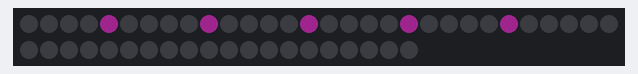
Bench run of a program on a simulated Raspberry Pi Pico running MicroPython. On the bench: 50 RGB LEDs in strip order, left to right, continuing on the next row. Dim RGB values are drawn brighter than linear; random numbers come from a fixed seed; library files of the repository ran but are not shown: neopixel.py.

Above: at 0.16 s.
At 4.48 s:
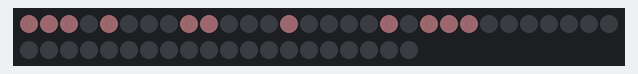
At 10.06 s:
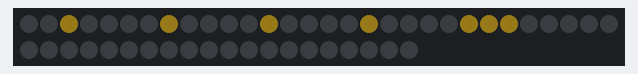
At 19.97 s:
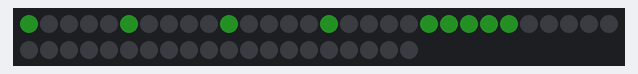
At 30.63 s:
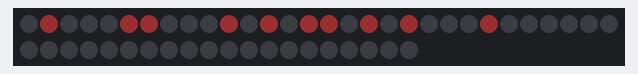
At 39.78 s:
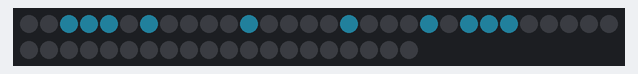

The program:

15._loveMoveRandomColorRP2040.py
```python
import time
import random
from neopixel import Neopixel

# 네오픽셀의 셀 갯수, PIO상태, 핀번호 정의
numpix = 25
PIO = 0
Pin = 16

# 네오픽셀이 RGB타입일 때 네오픽셀 수, PIO상태, 핀번호, 네오픽셀 타입 순으로 선택, 밝기 지정
strip = Neopixel(numpix, PIO, Pin, "RGB")

# 밝기 설정(0~255)
strip.brightness(30)

# 각 문자의 5x5 매트릭스 정의 ('L', 'O', 'V', 'E')
letters = {
    'L': [
        [1, 0, 0, 0, 0],
        [1, 0, 0, 0, 0],
        [1, 0, 0, 0, 0],
        [1, 0, 0, 0, 0],
        [1, 1, 1, 1, 1],
    ],
    'O': [
        [0, 1, 1, 1, 0],
        [1, 0, 0, 0, 1],
        [1, 0, 0, 0, 1],
        [1, 0, 0, 0, 1],
        [0, 1, 1, 1, 0],
    ],
    'V': [
        [1, 0, 0, 0, 1],
        [1, 0, 0, 0, 1],
        [0, 1, 0, 1, 0],
        [0, 1, 0, 1, 0],
        [0, 0, 1, 0, 0],
    ],
    'E': [
        [1, 1, 1, 1, 1],
        [1, 0, 0, 0, 0],
        [1, 1, 1, 1, 0],
        [1, 0, 0, 0, 0],
        [1, 1, 1, 1, 1],
    ]
}

# 문자를 매트릭스에 출력하는 함수
def display_letter(letter, color, offset_x):
    for y in range(5):
        for x in range(5):
            if 0 <= x + offset_x < 5:  # 매트릭스 범위 내에서만 표시
                if letters[letter][y][x] == 1:
                    strip.set_pixel(y * 5 + (x + offset_x), color)
                else:
                    strip.set_pixel(y * 5 + (x + offset_x), (0, 0, 0))

# 무작위 색상을 생성하는 함수
def random_color():
    return (random.randint(0, 255), random.randint(0, 255), random.randint(0, 255))

# 문자열을 흘러가게 하는 함수
def scroll_text(text, wait):
    total_length = len(text) * 5  # 전체 문자열의 길이 (각 글자는 5열)

    for offset in range(total_length + 5 + 5):  # 문자열이 완전히 지나갈 때까지 (5는 매트릭스의 넓이)
        clear_matrix()

        current_char_index = (offset // 5) - 1  # 현재 표시할 문자 인덱스 (시작을 오른쪽 끝에서 하기 위해 -1)
        char_offset = offset % 5  # 현재 문자의 x축 오프셋

        # 새로운 랜덤 색상 생성
        color = random_color()

        if current_char_index >= 0 and current_char_index < len(text):
            display_letter(text[current_char_index], color, -char_offset)

        if current_char_index + 1 < len(text) and char_offset > 0:
            display_letter(text[current_char_index + 1], color, 5 - char_offset)

        strip.show()
        time.sleep(wait)

# 매트릭스 초기화 함수
def clear_matrix():
    for i in range(numpix):
        strip.set_pixel(i, (0, 0, 0))
    strip.show()

# 애니메이션 실행
while True:
    scroll_text("LOVE", 0.1)  # 0.1초 간격으로 이동
```
